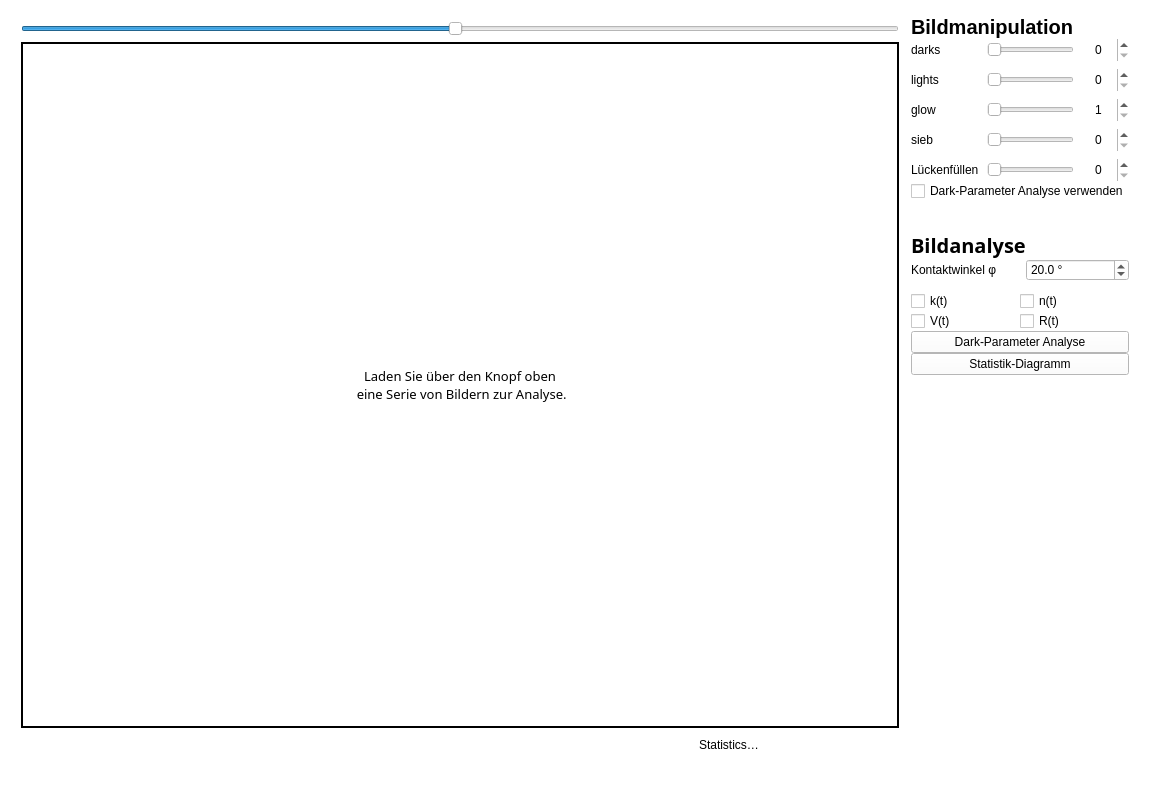
<?xml version="1.0" encoding="UTF-8"?>
<ui version="4.0">
 <class>MainWindow</class>
 <widget class="QMainWindow" name="MainWindow">
  <property name="geometry">
   <rect>
    <x>0</x>
    <y>0</y>
    <width>1150</width>
    <height>789</height>
   </rect>
  </property>
  <property name="minimumSize">
   <size>
    <width>800</width>
    <height>500</height>
   </size>
  </property>
  <property name="maximumSize">
   <size>
    <width>1920</width>
    <height>1080</height>
   </size>
  </property>
  <property name="windowTitle">
   <string>MainWindow</string>
  </property>
  <property name="styleSheet">
   <string notr="true">background-color: rgb(255,255,255);
color:black;
font: 57 10pt &quot;NotoSerifTamilSlanted Medium&quot;;</string>
  </property>
  <property name="documentMode">
   <bool>false</bool>
  </property>
  <property name="tabShape">
   <enum>QTabWidget::Triangular</enum>
  </property>
  <widget class="QWidget" name="centralwidget">
   <property name="enabled">
    <bool>true</bool>
   </property>
   <property name="sizePolicy">
    <sizepolicy hsizetype="Preferred" vsizetype="Preferred">
     <horstretch>0</horstretch>
     <verstretch>1</verstretch>
    </sizepolicy>
   </property>
   <property name="styleSheet">
    <string notr="true"/>
   </property>
   <layout class="QGridLayout" name="gridLayout_2" rowstretch="10,0" columnstretch="4,0,0,0,0">
    <property name="leftMargin">
     <number>15</number>
    </property>
    <property name="topMargin">
     <number>15</number>
    </property>
    <property name="rightMargin">
     <number>15</number>
    </property>
    <property name="bottomMargin">
     <number>15</number>
    </property>
    <property name="spacing">
     <number>0</number>
    </property>
    <item row="0" column="4">
     <layout class="QVBoxLayout" name="verticalLayout_3">
      <property name="leftMargin">
       <number>6</number>
      </property>
      <property name="topMargin">
       <number>0</number>
      </property>
      <property name="rightMargin">
       <number>6</number>
      </property>
      <property name="bottomMargin">
       <number>6</number>
      </property>
      <item>
       <widget class="QLabel" name="label_7">
        <property name="styleSheet">
         <string notr="true">font-weight: bold;
font-size: 15pt;</string>
        </property>
        <property name="text">
         <string>Bildmanipulation</string>
        </property>
       </widget>
      </item>
      <item>
       <layout class="QGridLayout" name="gridLayout_4">
        <property name="spacing">
         <number>8</number>
        </property>
        <item row="1" column="0">
         <widget class="QLabel" name="label">
          <property name="text">
           <string>lights</string>
          </property>
         </widget>
        </item>
        <item row="0" column="1">
         <widget class="QSlider" name="darksSlider">
          <property name="enabled">
           <bool>true</bool>
          </property>
          <property name="maximum">
           <number>255</number>
          </property>
          <property name="orientation">
           <enum>Qt::Horizontal</enum>
          </property>
         </widget>
        </item>
        <item row="2" column="1">
         <widget class="QSlider" name="glowSlider">
          <property name="minimum">
           <number>1</number>
          </property>
          <property name="maximum">
           <number>30</number>
          </property>
          <property name="orientation">
           <enum>Qt::Horizontal</enum>
          </property>
         </widget>
        </item>
        <item row="1" column="1">
         <widget class="QSlider" name="lightsSlider">
          <property name="layoutDirection">
           <enum>Qt::LeftToRight</enum>
          </property>
          <property name="minimum">
           <number>0</number>
          </property>
          <property name="maximum">
           <number>255</number>
          </property>
          <property name="orientation">
           <enum>Qt::Horizontal</enum>
          </property>
         </widget>
        </item>
        <item row="0" column="0">
         <widget class="QLabel" name="label_2">
          <property name="text">
           <string>darks</string>
          </property>
         </widget>
        </item>
        <item row="2" column="0">
         <widget class="QLabel" name="label_4">
          <property name="text">
           <string>glow</string>
          </property>
         </widget>
        </item>
        <item row="0" column="2">
         <widget class="QSpinBox" name="darksNumber">
          <property name="wrapping">
           <bool>false</bool>
          </property>
          <property name="frame">
           <bool>false</bool>
          </property>
          <property name="alignment">
           <set>Qt::AlignCenter</set>
          </property>
          <property name="buttonSymbols">
           <enum>QAbstractSpinBox::UpDownArrows</enum>
          </property>
          <property name="accelerated">
           <bool>false</bool>
          </property>
          <property name="maximum">
           <number>255</number>
          </property>
         </widget>
        </item>
        <item row="1" column="2">
         <widget class="QSpinBox" name="lightsNumber">
          <property name="wrapping">
           <bool>false</bool>
          </property>
          <property name="frame">
           <bool>false</bool>
          </property>
          <property name="alignment">
           <set>Qt::AlignCenter</set>
          </property>
          <property name="buttonSymbols">
           <enum>QAbstractSpinBox::UpDownArrows</enum>
          </property>
          <property name="maximum">
           <number>255</number>
          </property>
         </widget>
        </item>
        <item row="2" column="2">
         <widget class="QSpinBox" name="glowNumber">
          <property name="frame">
           <bool>false</bool>
          </property>
          <property name="alignment">
           <set>Qt::AlignCenter</set>
          </property>
          <property name="buttonSymbols">
           <enum>QAbstractSpinBox::UpDownArrows</enum>
          </property>
          <property name="minimum">
           <number>1</number>
          </property>
          <property name="maximum">
           <number>30</number>
          </property>
         </widget>
        </item>
        <item row="3" column="0">
         <widget class="QLabel" name="label_5">
          <property name="text">
           <string>sieb</string>
          </property>
         </widget>
        </item>
        <item row="3" column="1">
         <widget class="QSlider" name="siebSlider">
          <property name="maximum">
           <number>30</number>
          </property>
          <property name="orientation">
           <enum>Qt::Horizontal</enum>
          </property>
         </widget>
        </item>
        <item row="3" column="2">
         <widget class="QSpinBox" name="siebNumber">
          <property name="frame">
           <bool>false</bool>
          </property>
          <property name="alignment">
           <set>Qt::AlignCenter</set>
          </property>
          <property name="buttonSymbols">
           <enum>QAbstractSpinBox::UpDownArrows</enum>
          </property>
          <property name="maximum">
           <number>30</number>
          </property>
         </widget>
        </item>
        <item row="4" column="0">
         <widget class="QLabel" name="label_6">
          <property name="text">
           <string>Lückenfüllen</string>
          </property>
         </widget>
        </item>
        <item row="4" column="1">
         <widget class="QSlider" name="lueckenSlider">
          <property name="maximum">
           <number>30</number>
          </property>
          <property name="orientation">
           <enum>Qt::Horizontal</enum>
          </property>
         </widget>
        </item>
        <item row="4" column="2">
         <widget class="QSpinBox" name="lueckenNumber">
          <property name="frame">
           <bool>false</bool>
          </property>
          <property name="alignment">
           <set>Qt::AlignCenter</set>
          </property>
          <property name="buttonSymbols">
           <enum>QAbstractSpinBox::UpDownArrows</enum>
          </property>
          <property name="maximum">
           <number>30</number>
          </property>
         </widget>
        </item>
       </layout>
      </item>
      <item>
       <widget class="QCheckBox" name="darkAnalysisBox">
        <property name="text">
         <string>Dark-Parameter Analyse verwenden</string>
        </property>
       </widget>
      </item>
      <item>
       <spacer name="verticalSpacer">
        <property name="orientation">
         <enum>Qt::Vertical</enum>
        </property>
        <property name="sizeType">
         <enum>QSizePolicy::Fixed</enum>
        </property>
        <property name="sizeHint" stdset="0">
         <size>
          <width>20</width>
          <height>30</height>
         </size>
        </property>
       </spacer>
      </item>
      <item>
       <widget class="QLabel" name="label_8">
        <property name="font">
         <font>
          <family>NotoSerifTamilSlanted Medium</family>
          <pointsize>15</pointsize>
          <weight>75</weight>
          <italic>false</italic>
          <bold>true</bold>
         </font>
        </property>
        <property name="styleSheet">
         <string notr="true">font-weight: bold;
font-size: 15pt;</string>
        </property>
        <property name="text">
         <string>Bildanalyse</string>
        </property>
       </widget>
      </item>
      <item>
       <layout class="QHBoxLayout" name="horizontalLayout">
        <property name="spacing">
         <number>11</number>
        </property>
        <item>
         <widget class="QLabel" name="label_9">
          <property name="text">
           <string>Kontaktwinkel φ </string>
          </property>
         </widget>
        </item>
        <item>
         <widget class="QDoubleSpinBox" name="kontaktWinkelBox">
          <property name="suffix">
           <string> °</string>
          </property>
          <property name="decimals">
           <number>1</number>
          </property>
          <property name="minimum">
           <double>0.100000000000000</double>
          </property>
          <property name="maximum">
           <double>90.000000000000000</double>
          </property>
          <property name="value">
           <double>20.000000000000000</double>
          </property>
         </widget>
        </item>
       </layout>
      </item>
      <item>
       <spacer name="verticalSpacer_3">
        <property name="orientation">
         <enum>Qt::Vertical</enum>
        </property>
        <property name="sizeType">
         <enum>QSizePolicy::Fixed</enum>
        </property>
        <property name="sizeHint" stdset="0">
         <size>
          <width>20</width>
          <height>10</height>
         </size>
        </property>
       </spacer>
      </item>
      <item>
       <layout class="QGridLayout" name="gridLayout_3">
        <item row="1" column="0">
         <widget class="QCheckBox" name="checkBox_3">
          <property name="text">
           <string>V(t)</string>
          </property>
         </widget>
        </item>
        <item row="0" column="1">
         <widget class="QCheckBox" name="checkBox_2">
          <property name="text">
           <string>n(t)</string>
          </property>
         </widget>
        </item>
        <item row="0" column="0">
         <widget class="QCheckBox" name="checkBox">
          <property name="enabled">
           <bool>true</bool>
          </property>
          <property name="text">
           <string>k(t)</string>
          </property>
          <property name="tristate">
           <bool>false</bool>
          </property>
         </widget>
        </item>
        <item row="1" column="1">
         <widget class="QCheckBox" name="checkBox_4">
          <property name="text">
           <string>R(t)</string>
          </property>
         </widget>
        </item>
       </layout>
      </item>
      <item>
       <widget class="QPushButton" name="darkAnalyseBtn">
        <property name="text">
         <string>Dark-Parameter Analyse</string>
        </property>
       </widget>
      </item>
      <item>
       <widget class="QPushButton" name="statisticDiagramBtn">
        <property name="text">
         <string>Statistik-Diagramm</string>
        </property>
       </widget>
      </item>
      <item>
       <spacer name="verticalSpacer_2">
        <property name="orientation">
         <enum>Qt::Vertical</enum>
        </property>
        <property name="sizeHint" stdset="0">
         <size>
          <width>20</width>
          <height>40</height>
         </size>
        </property>
       </spacer>
      </item>
     </layout>
    </item>
    <item row="0" column="3">
     <layout class="QVBoxLayout" name="verticalLayout_2"/>
    </item>
    <item row="1" column="0" colspan="5">
     <layout class="QVBoxLayout" name="timelineContainer">
      <property name="leftMargin">
       <number>6</number>
      </property>
      <property name="topMargin">
       <number>6</number>
      </property>
      <property name="rightMargin">
       <number>6</number>
      </property>
      <property name="bottomMargin">
       <number>6</number>
      </property>
     </layout>
    </item>
    <item row="0" column="0" colspan="2">
     <layout class="QGridLayout" name="gridLayout">
      <property name="leftMargin">
       <number>6</number>
      </property>
      <property name="topMargin">
       <number>6</number>
      </property>
      <property name="rightMargin">
       <number>6</number>
      </property>
      <property name="bottomMargin">
       <number>6</number>
      </property>
      <property name="spacing">
       <number>6</number>
      </property>
      <item row="2" column="4">
       <widget class="QLabel" name="statistics">
        <property name="minimumSize">
         <size>
          <width>200</width>
          <height>0</height>
         </size>
        </property>
        <property name="styleSheet">
         <string notr="true"/>
        </property>
        <property name="text">
         <string>Statistics…</string>
        </property>
       </widget>
      </item>
      <item row="2" column="3">
       <spacer name="horizontalSpacer">
        <property name="orientation">
         <enum>Qt::Horizontal</enum>
        </property>
        <property name="sizeHint" stdset="0">
         <size>
          <width>40</width>
          <height>20</height>
         </size>
        </property>
       </spacer>
      </item>
      <item row="2" column="0">
       <widget class="QPushButton" name="backwardsButton">
        <property name="enabled">
         <bool>false</bool>
        </property>
        <property name="sizePolicy">
         <sizepolicy hsizetype="Fixed" vsizetype="Fixed">
          <horstretch>0</horstretch>
          <verstretch>0</verstretch>
         </sizepolicy>
        </property>
        <property name="maximumSize">
         <size>
          <width>40</width>
          <height>16777215</height>
         </size>
        </property>
        <property name="text">
         <string/>
        </property>
        <property name="icon">
         <iconset resource="resources.qrc">
          <normaloff>:/Icons/Icons/backwards.png</normaloff>:/Icons/Icons/backwards.png</iconset>
        </property>
        <property name="default">
         <bool>false</bool>
        </property>
        <property name="flat">
         <bool>true</bool>
        </property>
       </widget>
      </item>
      <item row="2" column="1">
       <widget class="QPushButton" name="forwardsButton">
        <property name="enabled">
         <bool>false</bool>
        </property>
        <property name="sizePolicy">
         <sizepolicy hsizetype="Minimum" vsizetype="Fixed">
          <horstretch>0</horstretch>
          <verstretch>0</verstretch>
         </sizepolicy>
        </property>
        <property name="maximumSize">
         <size>
          <width>40</width>
          <height>16777215</height>
         </size>
        </property>
        <property name="text">
         <string/>
        </property>
        <property name="icon">
         <iconset resource="resources.qrc">
          <normaloff>:/Icons/Icons/forwards.png</normaloff>:/Icons/Icons/forwards.png</iconset>
        </property>
        <property name="checkable">
         <bool>false</bool>
        </property>
        <property name="default">
         <bool>false</bool>
        </property>
        <property name="flat">
         <bool>true</bool>
        </property>
       </widget>
      </item>
      <item row="2" column="2">
       <widget class="QPushButton" name="playButton">
        <property name="enabled">
         <bool>false</bool>
        </property>
        <property name="minimumSize">
         <size>
          <width>55</width>
          <height>0</height>
         </size>
        </property>
        <property name="maximumSize">
         <size>
          <width>55</width>
          <height>16777215</height>
         </size>
        </property>
        <property name="styleSheet">
         <string notr="true"/>
        </property>
        <property name="text">
         <string/>
        </property>
        <property name="icon">
         <iconset resource="resources.qrc">
          <normaloff>:/Icons/Icons/play.png</normaloff>:/Icons/Icons/play.png</iconset>
        </property>
        <property name="iconSize">
         <size>
          <width>21</width>
          <height>16</height>
         </size>
        </property>
        <property name="flat">
         <bool>true</bool>
        </property>
       </widget>
      </item>
      <item row="1" column="0" colspan="5">
       <widget class="QLabel" name="firstLabelGoodMorning">
        <property name="sizePolicy">
         <sizepolicy hsizetype="Expanding" vsizetype="Expanding">
          <horstretch>0</horstretch>
          <verstretch>0</verstretch>
         </sizepolicy>
        </property>
        <property name="minimumSize">
         <size>
          <width>1</width>
          <height>1</height>
         </size>
        </property>
        <property name="font">
         <font>
          <family>NotoSerifTamilSlanted Medium</family>
          <pointsize>10</pointsize>
          <weight>7</weight>
          <italic>false</italic>
          <bold>false</bold>
         </font>
        </property>
        <property name="styleSheet">
         <string notr="true">border: 2px solid;</string>
        </property>
        <property name="text">
         <string>Laden Sie über den Knopf oben
 eine Serie von Bildern zur Analyse.</string>
        </property>
        <property name="scaledContents">
         <bool>false</bool>
        </property>
        <property name="alignment">
         <set>Qt::AlignCenter</set>
        </property>
        <property name="wordWrap">
         <bool>true</bool>
        </property>
       </widget>
      </item>
      <item row="0" column="0" colspan="5">
       <widget class="QSlider" name="revealSlider">
        <property name="maximum">
         <number>101</number>
        </property>
        <property name="singleStep">
         <number>1</number>
        </property>
        <property name="value">
         <number>50</number>
        </property>
        <property name="orientation">
         <enum>Qt::Horizontal</enum>
        </property>
       </widget>
      </item>
     </layout>
    </item>
   </layout>
  </widget>
  <widget class="QMenuBar" name="menubar">
   <property name="geometry">
    <rect>
     <x>0</x>
     <y>0</y>
     <width>1150</width>
     <height>33</height>
    </rect>
   </property>
  </widget>
  <action name="actionLoad_Series">
   <property name="text">
    <string>Load Series</string>
   </property>
  </action>
  <action name="actionSave_Analysis">
   <property name="checkable">
    <bool>false</bool>
   </property>
   <property name="text">
    <string>Save Analysis</string>
   </property>
  </action>
 </widget>
 <resources>
  <include location="resources.qrc"/>
 </resources>
 <connections/>
</ui>
